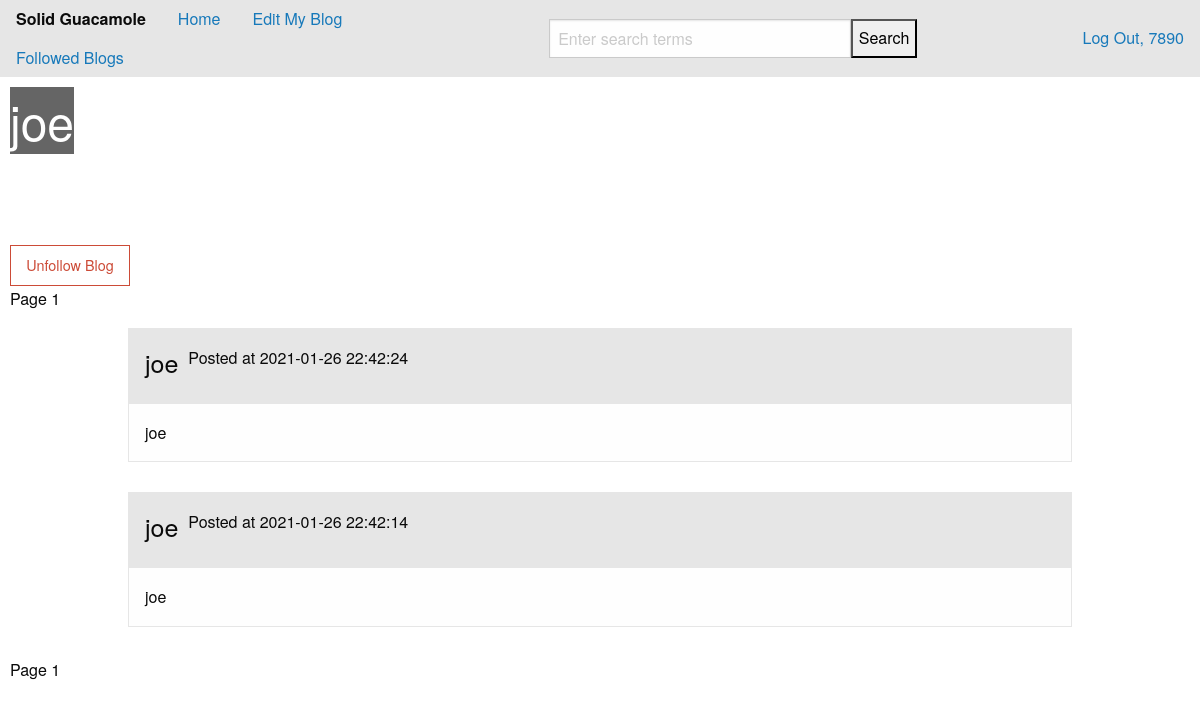
Screenshot of /home/blog/joe/ (signed in) with the database file from the repository.
### tables this page shows
CREATE TABLE users (id INTEGER PRIMARY KEY, username TEXT,
              password TEXT, blogname TEXT, blogdescription TEXT, time DATETIME);

CREATE TABLE entries (id INTEGER PRIMARY KEY,
              userID INTEGER, time DATETIME, title TEXT, post TEXT, pic TEXT);

### app/blog.py (the view)
@bp.route("/home/blog/<string:username>/", defaults={'pageNum': 1})
@bp.route("/home/blog/<string:username>/<int:pageNum>")
@login_required
def viewBlog(username, pageNum):
    if not auth_methods["checkUsername"](username):
        return abort(404)
    following = follow_methods["checkFollower"](blog_methods["getInfo"](username, "id"), blog_methods["getInfo"](session["username"], "id"))
    blogdescription = blog_methods["getInfo"](username, "blogdescription").split("\n")
    iscreator = (session["username"] == username)
    entries = blog_methods["getEntries"](blog_methods["getInfo"](username, "id"))
    for i in entries:
        i["post"] = i["post"].split("\n")
    entries = pageEntries(entries, 10)
    if len(entries) < pageNum or pageNum < 1:
        pageNum = 1
    if "error_msg" in session:
        msg = session["error_msg"]
        session.pop("error_msg")
        return render_template("blog/blog.html", blogname=blog_methods["getInfo"](username, "blogname"), blogdescription=blogdescription,
                                creator=username, iscreator=iscreator, entries=entries, pageNum=pageNum,
                                error_msg=msg, following=following, username=session["username"])
    return render_template("blog/blog.html", blogname=blog_methods["getInfo"](username, "blogname"), blogdescription=blogdescription,
                            creator=username, iscreator=iscreator, entries=entries, pageNum=pageNum,
                            following=following, username=session["username"])  # get id of username from url

### app/auth.py (called while the page is built)
def login_required(view):
    @functools.wraps(view)
    def wrapped_view(**kwargs):
        if g.user is None:
            return redirect(url_for('auth.login'))
        return view(**kwargs)
    return wrapped_view

@bp.before_app_request
def load_logged_in_user():
    username = session.get('username')
    if username is None:
        g.user = None
    else:
        g.user = get_db().execute(
            'SELECT * FROM users WHERE username = ?', (username,)
        ).fetchone()

### app/db_builder.py (called while the page is built)
def get_db():
    if 'db' not in g:
        g.db = sqlite3.connect(
            current_app.config['DATABASE'],
            detect_types=sqlite3.PARSE_DECLTYPES
        )
        g.db.text_factory = text_factory
        g.db.row_factory = sqlite3.Row
    return g.db

def pageEntries(entries, pageSize):
    pagedEntries = []
    for i in range(0, len(entries), pageSize):
        pagedEntries += [entries[i:min(i + pageSize, len(entries))]]
    return pagedEntries

def checkUsername(username):
    db = get_db()
    found = False
    for row in db.execute("SELECT * FROM users;"):
        found = found or (username == row[1])
    db.commit()
    return found

def getInfo(username, col):
    if checkUsername(username):
        db = get_db()
        info = db.execute("SELECT " + col + " FROM users WHERE username=?;", [username]).fetchone()[0]
        db.commit()
        return info
    return None

def getEntries(userID):
    db = get_db()
    entries = db.execute("SELECT * FROM entries WHERE userID=? ORDER BY time DESC;", [str(userID)]).fetchall()
    db.commit()
    return [dict(i) for i in entries]

def checkFollower(userID, followerID):
    db = get_db()
    found = db.execute("SELECT * FROM followers WHERE userID=? AND followerID=?;",
                      (str(userID), str(followerID))).fetchone()
    db.commit()
    return found is not None

### app/templates/blog/blog.html (shortened to what this page needs)
{% if pageNum is not defined %} {% set pageNum = 1 %} {% endif %} {% extends 'base.html' %} {% block header %}
<h1>{% block title %}{{ blogname }}{% endblock %}</h1>
{% endblock %} {% block content %}
<body class="allpages">
    <div class="containers">
        <p class="creator">A blog by <u>{{ creator }}</u></p>
        <div class="blog-desc">
            {% for line in blogdescription %}
            <p>{{ line }}</p>
            {% endfor %}
        </div>
        {% if not iscreator %} {% if following %}
        <form action="{{ url_for('follow.unfollow', username=creator) }}" method="POST">
            <input type="submit" id="unfollow" name="viewBlog" class="hollow button alert" value="Unfollow Blog">
                    </form>
                {% else %}
                    <form action="{{ url_for('follow.follow', username=creator) }}" method="POST">
                        <input type="submit" name="viewBlog" class="hollow button" id="follow" value="Follow Blog">
                    </form>
                {% endif %}
            {% endif %}
        </div>
        <div class="containers">
            {% if not entries %}
                <h3 class="no-entries">No entries posted yet.</h3>
            {% else %}
            <nav>
                {% for page in entries %}
                    {% if loop.index != pageNum %}
                        <a href="{{ url_for('blog.viewBlog', username=creator, pageNum=loop.index) }}">Page {{loop.index}}</a>
                    {% else %}
                        <p>Page {{loop.index}}</p>
                    {% endif %}
                {% endfor %}
            </nav>
        </div>
        <div class="containers entries">
            {% for entry in entries[pageNum - 1] %}
                <div class="card">
                    <div class="card-divider">
                        <h4>{{ entry["title"] }}</h4>
                        <br>
                        <p>Posted at {{ entry["time"] }}</p>
                    </div>
                    <div class="card-section">
                        {% for line in entry["post"] %}
                            <p>{{ line }}</p>
                        {% endfor %}
                    </div>
                </div>
            {% endfor %}
        </div>
        <div class="containers">
            <nav>
                {% for page in entries %}
                    {% if loop.index != pageNum %}
                        <a href="{{ url_for('blog.viewBlog', username=creator, pageNum=loop.index) }}">Page {{loop.index}}</a>
                    {% else %}
                        <p>Page {{loop.index}}</p>
                    {% endif %}
                {% endfor %}
            </nav>
            {% endif %}
        </div>
    </body>
{% endblock %}

### app/static/styles.css (style rules this page uses)
.allpages { background: url("https://scottchoucino.com/wp-content/uploads/2016/12/ScottChoucino-1-1.jpg") no-repeat center center fixed; -webkit-background-size: cover; -moz-background-size: cover; -o-background-size: cover; background-size: cover; }
.allpages h1 { display: table; color: white; background-color: rgba(0, 0, 0, 0.603); }
#unfollow { margin: 0px; width: 120px; }
.card { width: 80%; margin: auto; margin-bottom: 30px; }
.card-divider h4 { padding-right: 10px; }
.creator { color:white; }
.blog-desc { color: white; }

### rows the page displays
users: blogname "joe"
entries: title "joe", time "2021-01-26 22:42:24", post "joe"
entries: title "joe", time "2021-01-26 22:42:14", post "joe"

### other values shown
{{ username }} "7890"
